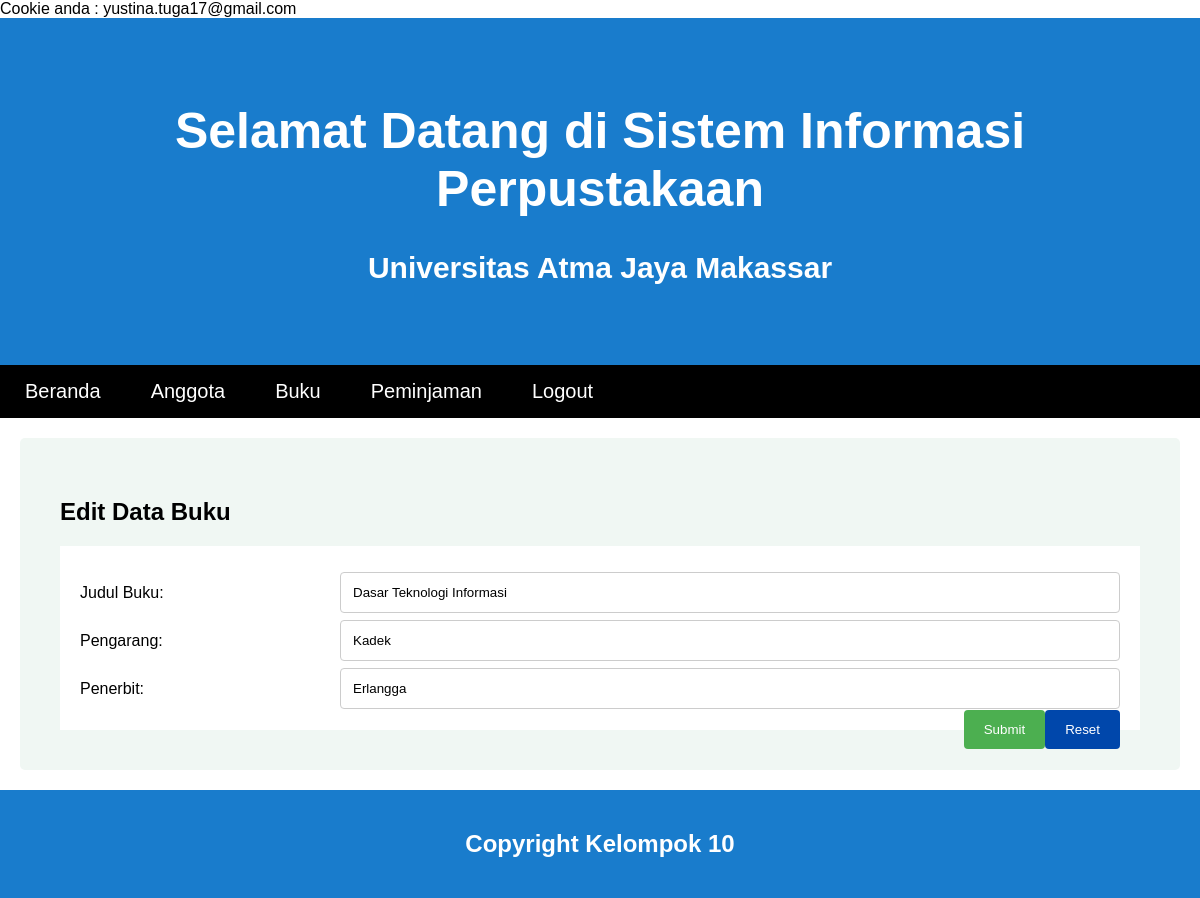
The app's page /editbuku.php?id_buku=1 (signed in) with its own data.
### tables this page shows
CREATE TABLE `buku` (
  `id_buku` int(3) NOT NULL,
  `judul_buku` varchar(30) NOT NULL,
  `pengarang` text NOT NULL,
  `penerbit` text NOT NULL
);

### editbuku.php (the view, shortened to what this page needs)
<!DOCTYPE html>
<html lang="en">
<head>
<link rel="stylesheet" href="main.css">
</head>
<body>
<?php
	$uname = $_COOKIE['username'];
		?>
Cookie anda : <?=$uname?>
<div class="header">
  <h1>Selamat Datang di Sistem Informasi Perpustakaan</h1>
  <h3>Universitas Atma Jaya Makassar</h3>
</div>
<div class="navbar">
  <a href="index.php">Beranda</a>
  <a href="anggota.php">Anggota</a>
  <a href="buku.php"  class="active">Buku</a>
  <a href="pinjam.php">Peminjaman</a>
  <a href="logout.php">Logout</a>
</div>
<div class="row">
  <div class="main">
<?php
 include "koneksi.php";
 $idbuku = $_GET['id_buku'];
 $queryinfo = mysqli_query($connect, "SELECT * FROM buku WHERE id_buku='$idbuku'");
 $info = mysqli_fetch_array($queryinfo);
?>
<div class="container">
<div class="text-center">
    <h2><b>Edit Data Buku</b></h2>
    </div>
    <div class="col">
    <div class="main">
    <form class="form-horizontal" method="post" action="editbuku.php">
        <div class="row">
          <div class="col-25">
            <label for="judul">Judul Buku:</label>
          </div>
            <div class="col-75">
            <input type="text" id="judul" placeholder="Masukkan Judul Buku" name="judul" value="<?=$info['judul_buku']?>">
            </div>
        </div>
        <div class="row">
          <div class="col-25">
            <label for="pengarang">Pengarang:</label>
          </div>
            <div class="col-75">
            <input type="text" id="pengarang" placeholder="Masukkan Pengarang" name="pengarang" value="<?=$info['pengarang']?>">
            </div>
        </div>
        <div class="row">
          <div class="col-25">
            <label for="penerbit">Penerbit:</label>
          </div>
            <div class="col-75">
            <input type="text" id="penerbit" placeholder="Masukkan Penerbit" name="penerbit" value="<?=$info['penerbit']?>">
            </div>
        </div>
            <input type="reset">
            <input type="submit" name="edit">
    </div>
</div>
</div>
</div>
</div>
<div class="footer">
<h2><b>Copyright Kelompok 10</div></h2>
</body>
</html>

### main.css (style rules this page uses)
* { box-sizing: border-box; }
body { font-family: Arial, Helvetica, sans-serif; margin: 0; }
.header { padding: 50px; text-align: center; background: #197ccc; color: white; }
.header h1 { font-size: 50px; }
.header h3 { font-size: 30px; }
.navbar { overflow: hidden; background-color: rgb(0, 0, 0); position: -webkit-sticky; top: 0; font-size: 20px; }
.navbar a { float: left; display: block; color: rgb(255, 255, 255); text-align: center; padding: 15px 25px; text-decoration: none; }
.row { display: -ms-flexbox; display: flex; -ms-flex-wrap: wrap; flex-wrap: wrap; }
.main { -ms-flex: 70%; flex: 70%; background-color: white; padding: 20px; }
.footer { padding: 20px; text-align: center; background: #197ccc; color: #fff; }
input[type=text], select, textarea { width: 100%; padding: 12px; border: 1px solid #ccc; border-radius: 4px; resize: vertical; }
label { padding: 12px 12px 12px 0; display: inline-block; }
input[type=reset] { background-color:#0047ab; color: white; padding: 12px 20px; border: none; border-radius: 4px; cursor: pointer; float: right; }
input[type=submit] { background-color: #4CAF50; color: white; padding: 12px 20px; border: none; border-radius: 4px; cursor: pointer; float: right; }
.container { border-radius: 5px; background-color: #f0f7f3; padding: 40px; }
.col-25 { float: left; width: 25%; margin-top: 6px; }
.col-75 { float: left; width: 75%; margin-top: 6px; }
.row:after { content: ""; display: table; clear: both; }

### records on screen
buku: judul "Dasar Teknologi Informasi", pengarang "Kadek", penerbit "Erlangga"

### other values on screen
$uname "yustina.tuga17@gmail.com"
